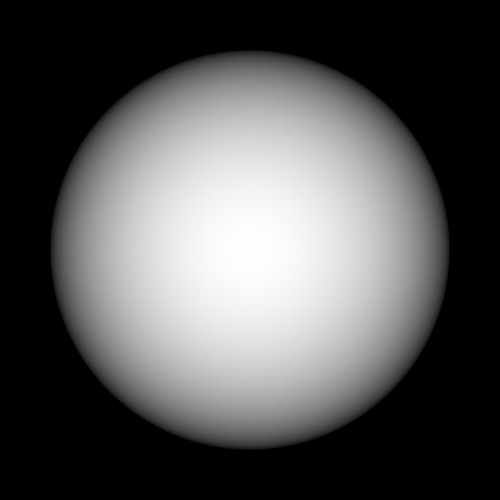
#> input picture world_rotate/depthmap.png, 500 x 500 px
$ python deletethis.py
#> lines starting #> are read from the running program, lines starting #| are printed output that depends on the picture

# Starter code (run this first)
import cv2 as cv
import matplotlib.pyplot as plt
import numpy as np
from PIL import Image, ImageOps
from scipy.spatial.transform import Rotation as R
from math import pi ,sin, cos
import math


rotation_degrees = 5
rotation_radians = np.radians(rotation_degrees)
rotation_axis = np.array([0, 0, 1])

rotation_vector = rotation_radians * rotation_axis
rotation = R.from_rotvec(rotation_vector)

def load_image(filepath):
    """Loads an image into a numpy array.
    Note: image will have 3 color channels [r, g, b]."""
    img = np.float32(Image.open(filepath))
    #img = ImageOps.grayscale(img)
    return cv.normalize(img, None, 0, 255, cv.NORM_MINMAX).astype('uint8')
    #return (np.asarray(img).astype('uint8')/255)[:, :, :3]

depth_map = cv.imread('./world_rotate/depthmap.png',0)
#> depth_map is the input picture: shape (500, 500); min 0, max 255, mean 85.2
print(depth_map.shape)
#| (500, 500)

height, width = depth_map.shape
#> height = 500; width = 500

pt_cloud = []
x_center = 250
y_center = 250
foc_l = .05
X_s = []
Z_s = []
Y_s = []
for u in range(0,height):
    for v in range(0,width):
        Y = depth_map[u][v]

        Z = (v - x_center) * depth_map[u][v] / (depth_map[u][v] / foc_l)
        X = (u - y_center) * depth_map[u][v] / (depth_map[u][v] / foc_l)


        Z_s.append(Z)
        X_s.append(X)
        Y_s.append(Y)
#> after the loop, X_s = 250000 items; Y_s = 250000 items; Z_s = 250000 items


fig2 = plt.figure()
ax = plt.axes(projection='3d')
ax.scatter3D(X_s,Y_s,Z_s,c=Z_s,cmap='Greens')
Y_s = np.multiply(Y_s,-1)
ax.scatter3D(X_s,Y_s,Z_s,c=Z_s, cmap='Blues')
plt.show()
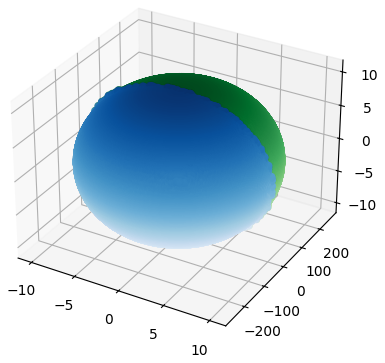
#> figure drawn by matplotlib, 1 panel
